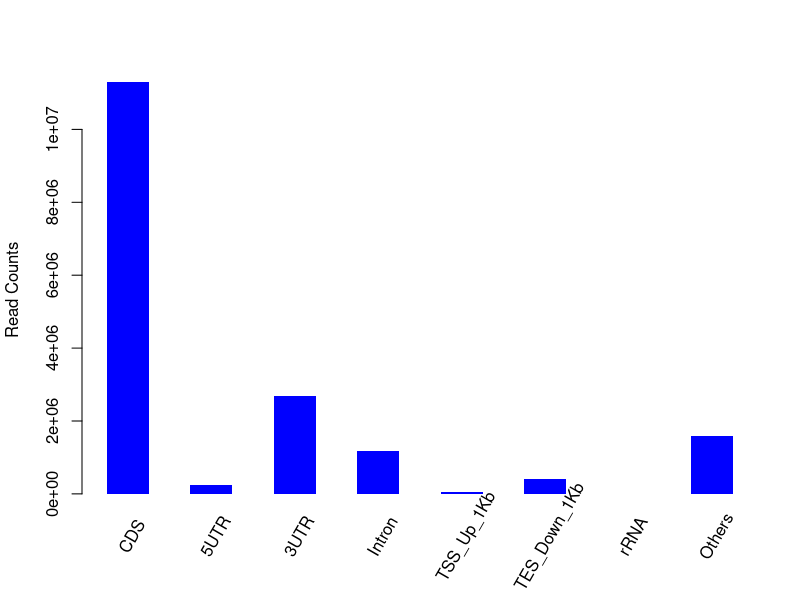

This figure's R source:
png("/rds/user/is460/hpc-work/muscle-rnaseq/ezbamqc/output/figs/srpk3_wt_ttnb_wt_3.read_distr.png",width=500,height=500,units="px")
M=c(11300430,243106,2685221,1171710,56499,417112,1806,1590286)
Mname=c("CDS","5UTR","3UTR","Intron","TSS_Up_1Kb","TES_Down_1Kb","rRNA","Others")
val = barplot(M,xlab="",space=1,ylab="Read Counts",col="blue",border="NA")
text(x=seq(val[1],val[8],by=2),y=rep(0,8),srt=60,adj=0,offset=2,pos=1,xpd=T,labels=Mname)
dev.state = dev.off()
